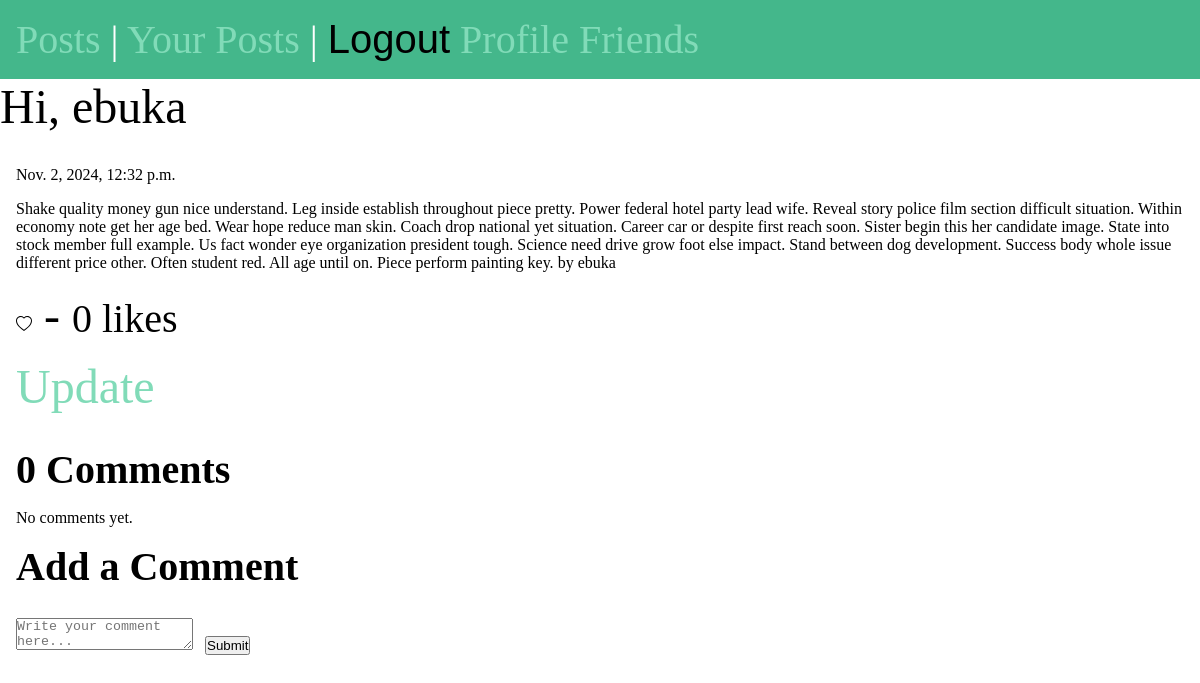
/post-detail/90/ (signed in), run on the app's committed database.
### posts/models.py (models this page shows)
class Post(models.Model):
    author = models.ForeignKey(User, on_delete=models.CASCADE)
    content = models.TextField()
    date = models.DateTimeField(auto_now_add=True)
    image = models.ImageField(upload_to='images', null=True, blank=True)
    like = models.ManyToManyField(User, related_name='likes',  blank=True)
    def total_likes (self):
        return self.like.count()

### posts/views.py (the view)
# urls.py: path('post-detail/<int:post_id>/', post_detail, name='post_detail'),
@login_required(login_url="user/login/")
def post_detail(request, post_id):
    post = get_object_or_404(Post, id=post_id)
    total_like = post.total_likes()
    comments = post.comments.all()
    comment = None
    if request.method == 'POST':
        form = CommentForm(request.POST)
        if form.is_valid():
            comment = form.save(commit=False)
            comment.post = post
            comment.author = request.user
            comment.save()
            if request.headers.get('HX-Request') == 'true':
                response = JsonResponse({"message":"Comment added"})
                response['HX-Refresh'] = "true"
                return response
            return redirect('post_detail')
        else:
            messages.error(request, 'Error')
    else:
        form = CommentForm()
    return render(request, 'post_detail.html', {'post':post, 'form':form, 'comments':comments, 'comment':comment, 'total_like':total_like})

### posts/forms.py
class CommentForm(forms.ModelForm):
    class Meta:
        model =  Comment
        fields = ['comment']

### templates/post_detail.html (shortened to what this page needs)
{% extends 'base.html' %}
{% block content %}
    <section>
        <p>{{ post.date }}</p>
        <p> {{ post.content }} by {{post.author}}</p>
        <form action="{% url 'like' post.id %}" method="post" hx-post="{% url 'like' post.id %}" hx-target="#like-button" hx-swap="outerHTML">
            <button type="submit" style="border: none; background: none; cursor: pointer;" id="like-button">
            </button> -  <small><span id="likes-count">{{ total_like }}</span> likes </small>
        </form>
        {% if post.author == request.user %}
            <a href="{% url 'post_update' post.id %}" aria-label="Update Post">Update</a>
        {% endif %}
        {% with count_comments=comments.count %}
        <h2> {{ count_comments }} Comments</h2>
        {% endwith %}
        <div id="comments">
            {% for comment in comments %}
                <div class="comment">
                    <p><strong>{{ comment.author.username }}:</strong> {{ comment.comment }}
                    <p><small>{{ comment.date }}</small></p>
                </div>
                {% if request.user == comment.author%}
                <form action="" method='post' hx-post="{% url 'delete_comment' comment.id %}"" hx-target="#comments" hx-swap="beforeend" hx-confirm="Do you want to delete this comment? ">
                    {% csrf_token %}
                    <button><svg width="24" height="24" viewBox="0 0 24 24" fill="none" xmlns="http://www.w3.org/2000/svg">
                    <line x1="6" y1="6" x2="18" y2="18" stroke="red" stroke-width="2" stroke-linecap="round"/>
                    <line x1="6" y1="18" x2="18" y2="6" stroke="red" stroke-width="2" stroke-linecap="round"/>
                    </svg>
                    </button>
                </form>
                {%endif %}
            {% empty %}
                <p>No comments yet.</p>
            {% endfor %}
        </div>
        <h1>Add a Comment</h1>
        {% if request.user.is_authenticated %}
        <form method="post" hx-post="{% url 'post_detail' post.id %}" hx-target="#comments" hx-swap="beforeend" aria-label="Add Comment">
            <textarea name="comment" placeholder="Write your comment here..." required></textarea>
            <button type="submit">Submit</button>
        </form>
        {% endif %}
    </section>
{% endblock %}

### templates/base.html (shortened to what this page needs)
<!DOCTYPE html>
{% load static %}
<html lang="en">
<head>
    <link rel="stylesheet" href="{% static 'css/style.css' %}">
</head>
<body>
    <nav>
        <a href="{% url 'post_list' %}">
            <span role="img" aria-label="Posts" title="Posts">Posts</span>
        </a> |
        <a href="{% url 'my_post' %}">
            <span role="img" aria-label="Posts" title="Posts">Your Posts</span>
        </a> |
        {% if user.is_authenticated %}
            <form class="logout" action="{% url 'logout' %}" method="post">
                <button class="logout-button" aria-label="User Logout" title="User Logout">Logout</button>
            </form>
            <a href="{% url 'profile' %}" class="nav-link px-2">Profile</a>
            <a href="{% url 'list_user' %}">Friends</a>
        {% endif %}
    </nav>
    {% if request.user.is_authenticated%}
    Hi, {{user.username}}
    {% endif %}
    <main>
        {% block content %}
        {% endblock %}
    </main>
</body>
</html>

### static/css/style.css (style rules this page uses)
* { margin: 0; padding: 0; box-sizing: border-box; }
body { min-height: 100vh; background-color: white; color: black; font-size: 3rem; }
nav { padding: 1rem; background-color: #44B78B; color: white; font-size: 2.5rem; }
main { padding: 1rem; }
section { display: flex; flex-flow: column; gap: 1rem; }
h1, h2 { font-size: 2.5rem; }
p { font-size: 1rem; }
a { text-decoration: none; color: #81dbb8; }
.logout { display: inline-block; }
.logout-button { font-size: 2.5rem; background-color: rgb(0, 0, 0, 0); border: none; }

### data on the page
Post: date "Nov. 2, 2024, 12:32 p.m.", content "Shake quality money gun nice understand. Leg inside establish throughout piece pretty. Power federal hotel party lead wife. Reveal story police film section difficult situation. Within economy note get her age bed. Wear hope reduce man skin. Coach drop national yet situation. Career car or despite first reach soon. Sister begin this her candidate image. State into stock member full example. Us fact wonder eye organization president tough. Science need drive grow foot else impact. Stand between dog development. Success body whole issue different price other. Often student red. All age until on. Piece perform painting key.", author "ebuka"

### other printed values
{{ user.username }} "ebuka"
{{ total_like }} "0"
{{ count_comments }} "0"
